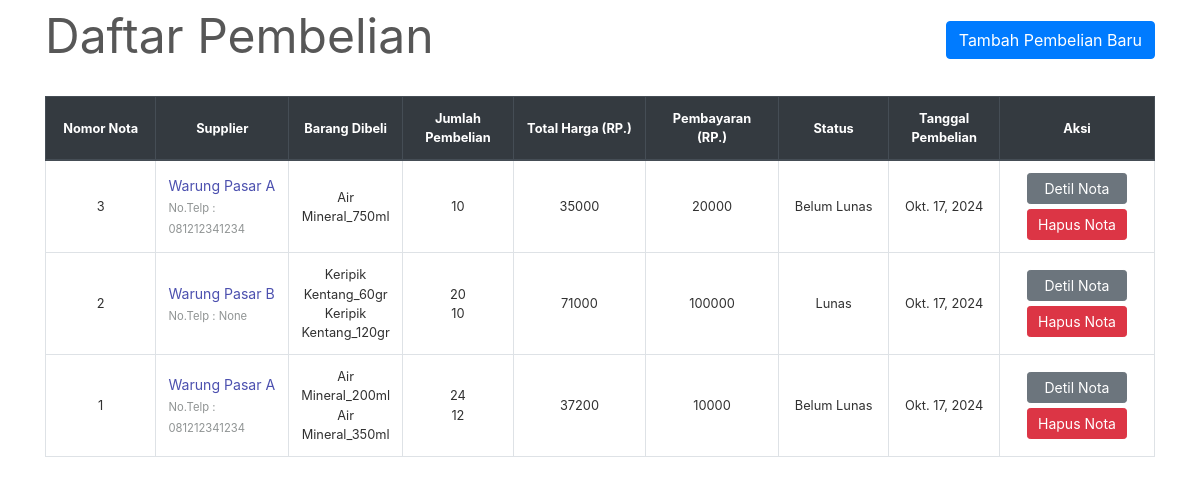
The page /transactions/purchases/ on the database its author committed.
### transactions/models.py (models this page shows, shortened)
class PurchaseBill(models.Model):
    billno = models.AutoField(primary_key=True)
    time = models.DateTimeField(default=timezone.now)
    supplier = models.ForeignKey(Supplier, on_delete = models.CASCADE, related_name='purchasesupplier')
    def get_details(self):
        return PurchaseBillDetails.objects.filter(billno=self)
    def get_items_list(self):
        return PurchaseItem.objects.filter(billno=self)
    def get_total_price(self):
        purchaseitems = PurchaseItem.objects.filter(billno=self)
        total = 0
        for item in purchaseitems:
            total += item.totalprice
        return total

class Supplier(models.Model):
    MALE = "Laki-laki"
    FEMALE = "Perempuan"
    GENDER_CHOICES = [
        (MALE, "Laki-laki"),
        (FEMALE, "Perempuan"),
    ]
    id = models.AutoField(primary_key=True)
    name = models.CharField(max_length=150)
    gender = models.CharField(max_length=12, choices=GENDER_CHOICES, default=MALE)
    phone = models.CharField(max_length=12, unique=True, null=True, blank=True)
    address = models.CharField(max_length=200, null=True, blank=True)
    email = models.EmailField(max_length=254, unique=True, null=True, blank=True)
    npwp = models.CharField(max_length=16, unique=True, blank=True, null=True)
    t_debt = models.IntegerField(default=0)
    is_deleted = models.BooleanField(default=False)
    class Meta:
        ordering = [Lower("name")]
    def __str__(self):
	    return self.name

class PurchaseItem(models.Model):
    billno = models.ForeignKey(PurchaseBill, on_delete = models.CASCADE, related_name='purchasebillno')
    stock = models.ForeignKey(Stock, on_delete = models.CASCADE, related_name='purchaseitem')
    quantity = models.IntegerField(default=1)
    perprice = models.IntegerField(default=1)
    totalprice = models.IntegerField(default=1)

class PurchaseBillDetails(models.Model):
    billno = models.ForeignKey(PurchaseBill, on_delete = models.CASCADE, related_name='purchasedetailsbillno')
    ppn = models.CharField(max_length=50, blank=True, null=True)
    pph = models.CharField(max_length=50, blank=True, null=True)
    paid = models.CharField(max_length=50, blank=True, null=True)
    stat = models.CharField(max_length=50, blank=True, null=True)
    cgst = models.CharField(max_length=50, blank=True, null=True)
    sgst = models.CharField(max_length=50, blank=True, null=True)
    igst = models.CharField(max_length=50, blank=True, null=True)
    retur = models.CharField(max_length=50, blank=True, null=True)
    debt = models.CharField(max_length=50, blank=True, null=True)
    total = models.CharField(max_length=50, blank=True, null=True)

### inventory/models.py (models this page shows, shortened)
class Stock(models.Model):
    id = models.AutoField(primary_key=True)
    name = models.CharField(max_length=30)
    grade = models.CharField(max_length=30)
    good_qty = models.IntegerField(default=0)
    bad_qty = models.IntegerField(default=0)
    is_deleted = models.BooleanField(default=False)
    class Meta:
        ordering = [Lower("name")]

### transactions/views.py (the view)
# urls.py: path('purchases/', views.PurchaseView.as_view(), name='purchases-list'),
class PurchaseView(ListView):
    model = PurchaseBill
    template_name = "purchases/purchases_list.html"
    context_object_name = 'bills'
    ordering = ['-time']
    paginate_by = 10

### transactions/templates/purchases/purchases_list.html (shortened to what this page needs)
{% extends "base.html" %}
{% load widget_tweaks %}
{% block content %}
    <div class="row" style="color: #575757; font-style: bold; font-size: 3rem;">
        <div class="col-md-8">Daftar Pembelian</div>
        <div class="col-md-4">
            <div style="float:right;"> <a class="btn btn-primary" href="{% url 'select-supplier' %}">Tambah Pembelian Baru</a> </div>
        </div>
    </div>
    <br>
    <table class="table table-css table-hover table-bordered" style="font-size: 80%;">
        <thead class="thead-dark align-middle">
            <tr>
                <th style="vertical-align:middle" width="10%">Nomor Nota</th>
                <th style="vertical-align:middle" width="12%">Supplier</th>
                <th style="vertical-align:middle" width="10%">Barang Dibeli</th>
                <th style="vertical-align:middle" width="10%">Jumlah Pembelian</th>
                <th style="vertical-align:middle" width="12%">Total Harga (RP.)</th>
				<th style="vertical-align:middle" width="12%">Pembayaran (RP.)</th>
				<th style="vertical-align:middle" width="10%">Status</th>
                <th style="vertical-align:middle" width="10%">Tanggal Pembelian</th>
                <th style="vertical-align:middle" width="14%">Aksi</th>
            </tr>
        </thead>
{% if bills %}
        <tbody>
            {% for purchase in bills %}
            <tr>
                <td class="align-middle"> {{ purchase.billno }} </td>
                <td style="vertical-align: middle; font-size: 110%;">
                    {% if purchase.supplier.is_deleted %}
                        {{ purchase.supplier }}<br>
                    {% else %}
                        <a href="{% url 'supplier' purchase.supplier.name %}" style="color: #4c50af">{{ purchase.supplier }}</a> <br>
                    {% endif %}
                    <small style="color: #909494">No.Telp : {{ purchase.supplier.phone }}</small>
                </td>
                <td class="align-middle">{% for item in purchase.get_items_list %} {{ item.stock.name }}_{{ item.stock.grade }} <br> {% endfor %}</td>
                <td class="align-middle">{% for item in purchase.get_items_list %} {{ item.quantity }} <br> {% endfor %}</td>
                <td class="align-middle">{{ purchase.get_total_price }}</td>
				<td class="align-middle">{% for details in purchase.get_details %}{{ details.paid }}{% endfor %}</td>
				<td class="align-middle">{% for details in purchase.get_details %}{{ details.stat }}{% endfor %}</td>
                <td class="align-middle">{{ purchase.time.date }}</td>
                <td class="align-middle"> <a href="{% url 'purchase-bill' purchase.billno %}" class="btn btn-secondary btn-sm" style="width: 100px;">Detil Nota</a> <a href="{% url 'delete-purchase' purchase.pk %}" class="btn btn-danger btn-sm" style="width: 100px; margin-top: 5px;">Hapus Nota</a> </td>
            </tr>
            {% endfor %}
        </tbody>
    </table>
{% else %}
        <tbody></tbody>
    </table>
    <br><br><br><br><br><br><br><br>
    <div style="color: #575757; font-style: bold; font-size: 1.5rem; text-align: center;">Daftar masih kosong. Silahkan menambahkan pembelian baru.</div>
{% endif %}
{% endblock content %}

### homepage/static/css/main.css (style rules this page uses)
body, html { height: 100%; }
a { color: #55b159; }
.table-css { color: #313131; }
.align-middle { text-align: center; }

### rows shown on the page
PurchaseBill: billno "3", supplier "Warung Pasar A", supplier.phone "081212341234", get_total_price "35000", time "Okt. 17, 2024"
PurchaseItem: stock.name "Air Mineral", stock.grade "750ml", quantity "10"
PurchaseBillDetails: paid "20000", stat "Belum Lunas"
PurchaseBill: billno "2", supplier "Warung Pasar B", supplier.phone "None", get_total_price "71000", time "Okt. 17, 2024"
PurchaseItem: stock.name "Keripik Kentang", stock.grade "60gr", quantity "20"
PurchaseItem: stock.name "Keripik Kentang", stock.grade "120gr", quantity "10"
PurchaseBillDetails: paid "100000", stat "Lunas"
PurchaseBill: billno "1", supplier "Warung Pasar A", supplier.phone "081212341234", get_total_price "37200", time "Okt. 17, 2024"
PurchaseItem: stock.name "Air Mineral", stock.grade "200ml", quantity "24"
PurchaseItem: stock.name "Air Mineral", stock.grade "350ml", quantity "12"
PurchaseBillDetails: paid "10000", stat "Belum Lunas"
